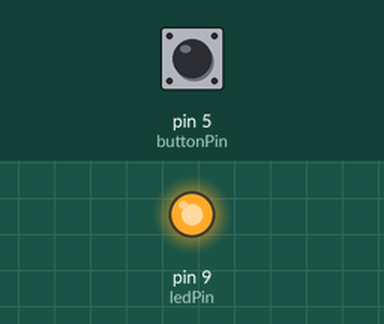
Simulated run of this sketch. Board: Arduino Uno, built with avr-gcc and run on an emulated ATmega328P. Shown: output pins drawn as LEDs (lit = HIGH). Dashed ring = blinking. The test bench sets the inputs (shaded band); at power-on: pin 5 (buttonPin) HIGH.

Above: at 0.1 s.
At 1.2 s:
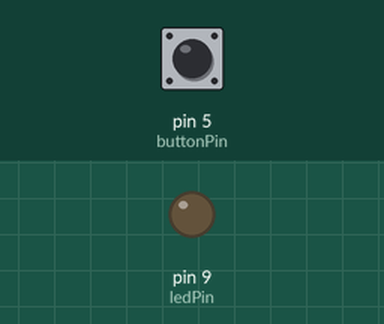
1.3 s: pin 5 (buttonPin) pulled LOW for 0.15 s
At 1.6 s:
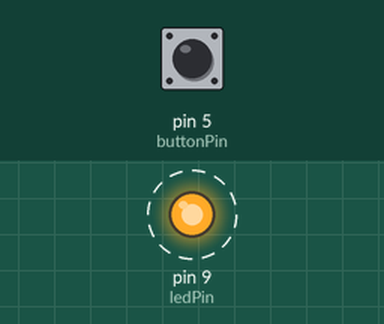
Timing chart, 0 to 10.3 s (numbered marks = the images above; inputs shaded):
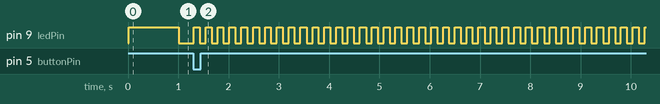

Measured:
- after the input at 1.3 s, pin 9 (ledPin): alternates HIGH for 0.12 s and LOW for 0.12 s, starting at once

The sketch:

Button_led_blink_twoStates.ino
```cpp
int ledPin = 9;

int waitTime;
unsigned long lastBlinkTime = 0;

bool ledState = true;

int buttonPin = 5;
int debounceDelay = 10;

int checker = 0;


void setup() {

  Serial.begin(9600);
  pinMode(ledPin, OUTPUT);
  pinMode(buttonPin, INPUT_PULLUP);

}

void loop() {

  int oldButtonState = 0;
  int newButtonState = 0;

  unsigned long currentTime = millis();

  oldButtonState = digitalRead(buttonPin);
  delay(debounceDelay);
  newButtonState = digitalRead(buttonPin);

  if (oldButtonState != newButtonState) {

    if (newButtonState == LOW) {
       checker ++ ;
    }
  }

  //check the button state
  if(checker % 2 == 0) {
    waitTime=1000;
  }else{
    waitTime = 100;
     }

  //make the led blink
  if (currentTime - lastBlinkTime > waitTime) {

    ledState = !ledState;
    lastBlinkTime = millis();

  }

  //control the led based on the ledState boolean
  if (ledState) {
    digitalWrite(ledPin, HIGH);
  } else {
    digitalWrite(ledPin, LOW);
  }

}
```
